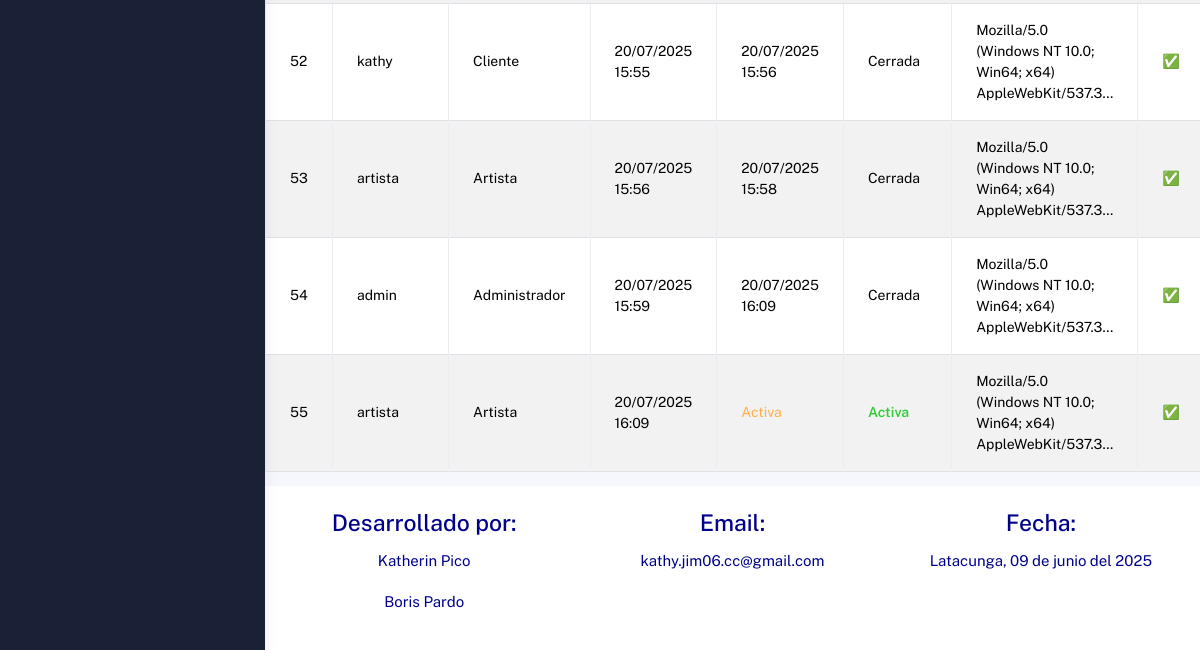
The app's page /administrador/sesiones/ (signed in, lower part), older data.
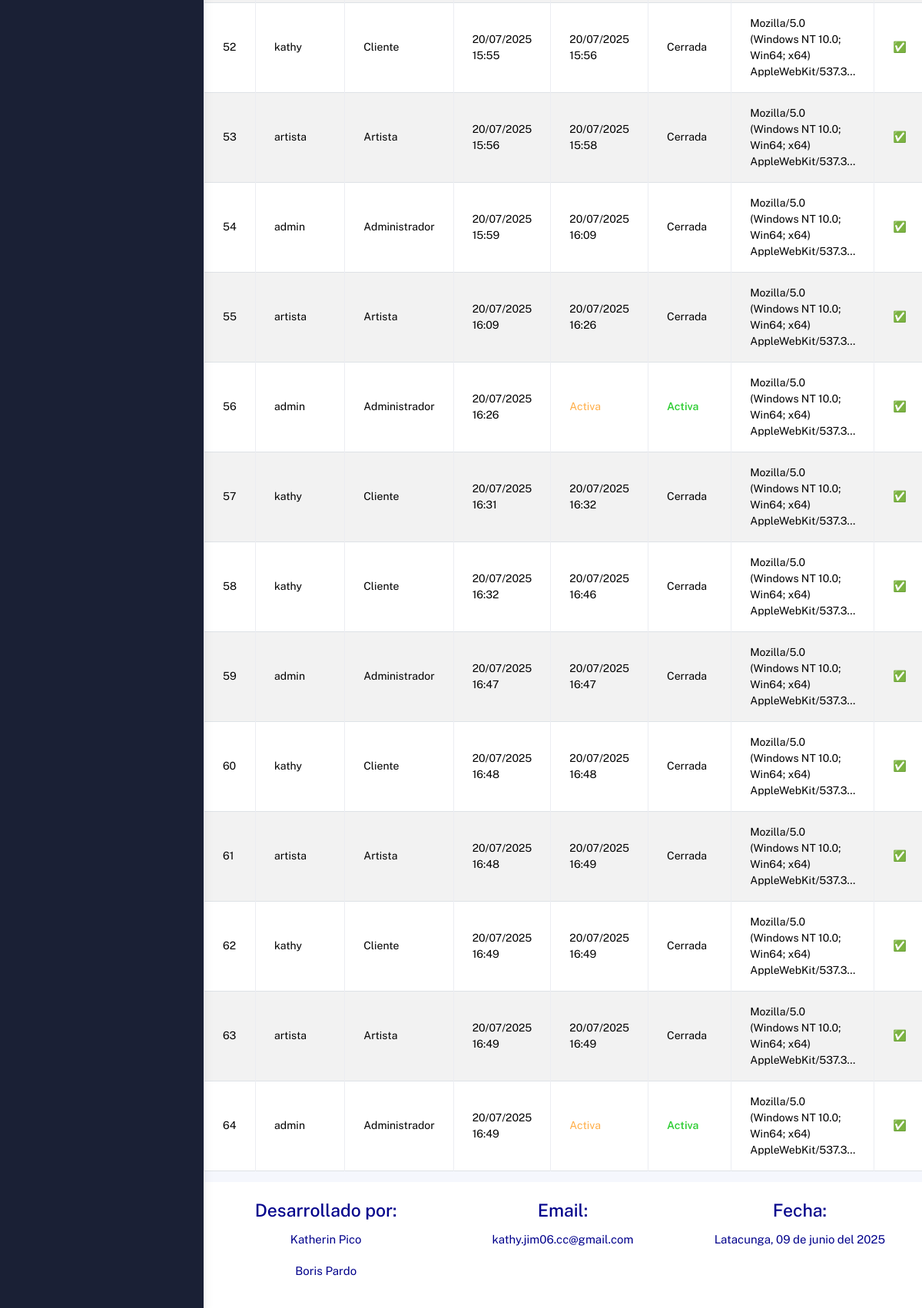
The same page, newer data.
### Aplicaciones/gestionContratos/models.py (models this page shows, shortened)
class RegistroSesion(models.Model):
    usuario = models.ForeignKey(Usuario, on_delete=models.CASCADE)
    fecha_login = models.DateTimeField(auto_now_add=True)
    fecha_logout = models.DateTimeField(null=True, blank=True)
    user_agent = models.CharField(max_length=255, null=True, blank=True)
    exitoso = models.BooleanField(default=True)  # Por si quieres registrar intentos fallidos
    class Meta:
        ordering = ['-fecha_login']

class Usuario(AbstractUser):
    telefono = models.CharField(max_length=10)
    direccion = models.TextField()
    rol = models.CharField(max_length=20, choices=ROL_CHOICES, default='Cliente')
    verificado = models.BooleanField(default=False)
    bloqueado = models.BooleanField(default=False)
    foto_perfil = models.ImageField(upload_to='usuarios/perfil/', null=True, blank=True)
    portafolio_pdf = models.FileField(upload_to='usuarios/portafolios/', null=True, blank=True)
    facebook_url = models.URLField(max_length=200, null=True, blank=True)
    x_url = models.URLField("X (Twitter)", max_length=200, null=True, blank=True)
    web_url = models.URLField("Página web", max_length=200, null=True, blank=True)
    groups = models.ManyToManyField(
        Group,
        related_name='usuarios',
        blank=True,
        help_text='Grupos a los que pertenece el usuario.',
        verbose_name='grupos',
    )
    user_permissions = models.ManyToManyField(
        Permission,
        related_name='usuarios_permisos',
        blank=True,
        help_text='Permisos específicos para el usuario.',
        verbose_name='permisos de usuario',
    )

### Aplicaciones/gestionContratos/views.py (the view)
# urls.py: path('administrador/sesiones/', views.listar_registros_sesion, name='listar_registros_sesion'),
def listar_registros_sesion(request):
    usuario_id = request.session.get('usuario_id')
    if not usuario_id:
        return redirect('login')
    usuario = Usuario.objects.get(id=usuario_id)
    if usuario.rol != 'Administrador':
        messages.error(request, "No tienes permisos para acceder a esta sección.")
        return redirect('login')
    registros = RegistroSesion.objects.select_related('usuario').order_by('id')
    return render(request, 'administrador/sesiones/lista_sesiones.html', {
        'registros': registros
    })

### Aplicaciones/gestionContratos/templates/administrador/sesiones/lista_sesiones.html (shortened to what this page needs)
{% extends 'administrador/plantilla.html' %}
{% load static %}
{% block contenido %}
<div class="container mt-5">
    <div class="table-responsive">
        <table class="table table-bordered table-striped table-hover">
            <tbody>
                {% for r in registros %}
                <tr>
                    <td>{{ forloop.counter }}</td>
                    <td>{{ r.usuario.username }}</td>
                    <td>{{ r.usuario.rol }}</td>
                    <td>{{ r.fecha_login|date:"d/m/Y H:i" }}</td>
                    <td>
                        {% if r.fecha_logout %}
                            {{ r.fecha_logout|date:"d/m/Y H:i" }}
                        {% else %}
                            <span class="text-warning">Activa</span>
                        {% endif %}
                    </td>
                    <td>
                        {% if r.fecha_logout %}
                            Cerrada
                        {% else %}
                            <strong class="text-success">Activa</strong>
                        {% endif %}
                    </td>
                    <td>{{ r.user_agent|truncatechars:60 }}</td>
                    <td>
                        {% if r.exitoso %}
                            ✅
                        {% else %}
                            ❌
                        {% endif %}
                    </td>
                </tr>
                {% empty %}
                <tr>
                    <td colspan="8" class="text-center">No hay registros de sesión aún.</td>
                </tr>
                {% endfor %}
            </tbody>
        </table>
    </div>
</div>
{% endblock %}

Row changes from the older to the newer data that the page shows:
changed RegistroSesion (number 4 of 13 on the later page): fecha_logout (not shown) → "20/07/2025 16:26"; fecha_logout "Activa Activa" → "Cerrada"
added RegistroSesion: usuario.username "admin", usuario.rol "Administrador", fecha_login "20/07/2025 16:26", shows "Activa", user_agent "Mozilla/5.0 (Windows NT 10.0; Win64; x64) AppleWebKit/537.3…"
added RegistroSesion: usuario.username "kathy", usuario.rol "Cliente", fecha_login "20/07/2025 16:31", fecha_logout "20/07/2025 16:32", shows "Cerrada", user_agent "Mozilla/5.0 (Windows NT 10.0; Win64; x64) AppleWebKit/537.3…"
added RegistroSesion: usuario.username "kathy", usuario.rol "Cliente", fecha_login "20/07/2025 16:32", fecha_logout "20/07/2025 16:46", shows "Cerrada", user_agent "Mozilla/5.0 (Windows NT 10.0; Win64; x64) AppleWebKit/537.3…"
added RegistroSesion: usuario.username "admin", usuario.rol "Administrador", fecha_login "20/07/2025 16:47", fecha_logout "20/07/2025 16:47", shows "Cerrada", user_agent "Mozilla/5.0 (Windows NT 10.0; Win64; x64) AppleWebKit/537.3…"
added RegistroSesion: usuario.username "kathy", usuario.rol "Cliente", fecha_login "20/07/2025 16:48", fecha_logout "20/07/2025 16:48", shows "Cerrada", user_agent "Mozilla/5.0 (Windows NT 10.0; Win64; x64) AppleWebKit/537.3…"
added RegistroSesion: usuario.username "artista", usuario.rol "Artista", fecha_login "20/07/2025 16:48", fecha_logout "20/07/2025 16:49", shows "Cerrada", user_agent "Mozilla/5.0 (Windows NT 10.0; Win64; x64) AppleWebKit/537.3…"
added RegistroSesion: usuario.username "kathy", usuario.rol "Cliente", fecha_login "20/07/2025 16:49", fecha_logout "20/07/2025 16:49", shows "Cerrada", user_agent "Mozilla/5.0 (Windows NT 10.0; Win64; x64) AppleWebKit/537.3…"
added RegistroSesion: usuario.username "artista", usuario.rol "Artista", fecha_login "20/07/2025 16:49", fecha_logout "20/07/2025 16:49", shows "Cerrada", user_agent "Mozilla/5.0 (Windows NT 10.0; Win64; x64) AppleWebKit/537.3…"
added RegistroSesion: usuario.username "admin", usuario.rol "Administrador", fecha_login "20/07/2025 16:49", shows "Activa", user_agent "Mozilla/5.0 (Windows NT 10.0; Win64; x64) AppleWebKit/537.3…"
